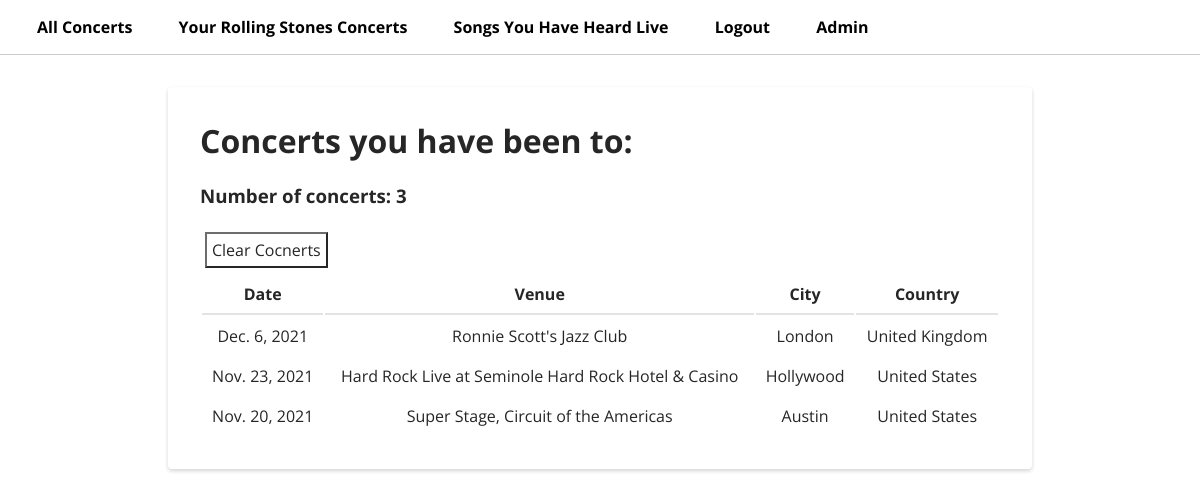
The app's page /concerts/userconcerts/ (signed in), older data.
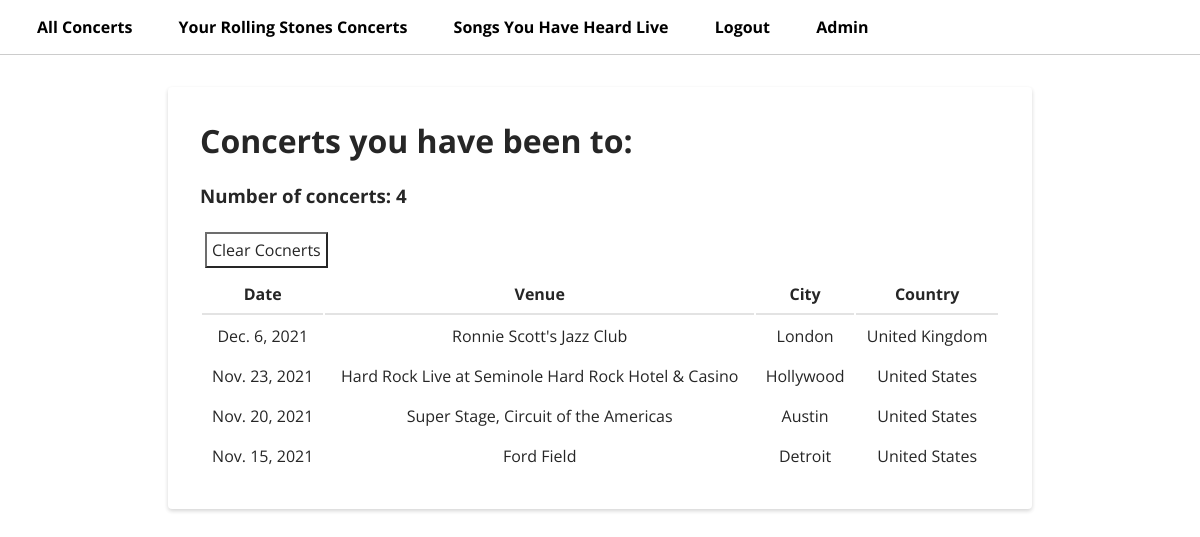
The same page, newer data.
### concerts/models.py (models this page shows, shortened)
class Concert(models.Model):
    venue = models.CharField(max_length=200, null=True)
    concertid = models.CharField(max_length = 200, null=False, default='didnotsaveproperly')
    date = models.DateField(null=True)
    city = models.CharField(max_length=100, null=True)
    country = models.CharField(max_length=200, null=True)
    user = models.ManyToManyField(USER_MODEL, related_name="concerts", null=True)
    song = models.ManyToManyField("Song", blank=True, null=True)

### concerts/views.py (the view)
# urls.py: path('userconcerts/', views.ConcertListView.as_view(), name='user_concert_list'),
class ConcertListView(LoginRequiredMixin, ListView):
    model = Concert
    template_name = "concerts/userconcerts.html"
    def get_queryset(self):
        queryset = Concert.objects.filter(user=self.request.user).order_by('-date')
        return queryset

### concerts/templates/concerts/userconcerts.html (shortened to what this page needs)
{% extends 'base.html' %}
{% block content %}
  <main>
    <div class="project-list">
      <h1>Concerts you have been to: </h1>
    {%if concert_list %}
    <h3>Number of concerts: {{concert_list|length}} </h3>
    <form method="Post" action="{% url 'delete_user_concerts_and_songs' %}">
        <button>Clear Cocnerts</button>
      </form>
    <table>
    <thead>
        <tr>
            <th>Date</th>
            <th>Venue</th>
            <th>City</th>
            <th>Country</th>
        </tr>
    </thead>
    {% for concert in concert_list %}
        <tbody>
            <tr>
                <td>{{ concert.date }}</td>
                <td>{{ concert.venue }}</td>
                <td>{{ concert.city }}</td>
                <td>{{ concert.country }}</td>
            </tr>
        </tbody>
    {% endfor %}
</table>
{% else %}
You're lame and have never been to a Rolling Stones concert.
{%endif%}
</div>
</main>
{% endblock content %}

Row changes from the older to the newer data that the page shows:
added Concert: date "Nov. 15, 2021", venue "Ford Field", city "Detroit", country "United States"
Text that changed along with them:
{{ concert_list|length }}: "3" → "4"
